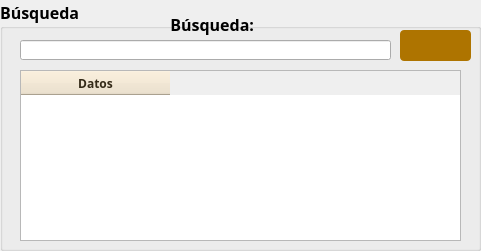
        <widget class="QGroupBox" name="mGroupBox_27">
         <property name="geometry">
          <rect>
           <x>0</x>
           <y>960</y>
           <width>481</width>
           <height>251</height>
          </rect>
         </property>
         <property name="font">
          <font>
           <family>Century Gothic</family>
           <pointsize>12</pointsize>
           <weight>75</weight>
           <bold>true</bold>
          </font>
         </property>
         <property name="title">
          <string>Búsqueda</string>
         </property>
         <property name="alignment">
          <set>Qt::AlignLeading|Qt::AlignLeft|Qt::AlignTop</set>
         </property>
         <property name="flat">
          <bool>false</bool>
         </property>
         <property name="checkable">
          <bool>false</bool>
         </property>
         <widget class="QLabel" name="label_89">
          <property name="geometry">
           <rect>
            <x>102</x>
            <y>10</y>
            <width>152</width>
            <height>30</height>
           </rect>
          </property>
          <property name="font">
           <font>
            <family>Century Gothic</family>
            <pointsize>12</pointsize>
            <weight>75</weight>
            <bold>true</bold>
           </font>
          </property>
          <property name="text">
           <string>&lt;html&gt;&lt;head/&gt;&lt;body&gt;&lt;p align=&quot;right&quot;&gt;Búsqueda:&lt;/p&gt;&lt;/body&gt;&lt;/html&gt;</string>
          </property>
         </widget>
         <widget class="QLineEdit" name="leBusqueda_2">
          <property name="geometry">
           <rect>
            <x>20</x>
            <y>40</y>
            <width>371</width>
            <height>20</height>
           </rect>
          </property>
          <property name="font">
           <font>
            <family>Century Gothic</family>
            <pointsize>12</pointsize>
            <weight>75</weight>
            <bold>true</bold>
           </font>
          </property>
         </widget>
         <widget class="QTableWidget" name="twOperaciones_5">
          <property name="geometry">
           <rect>
            <x>20</x>
            <y>70</y>
            <width>441</width>
            <height>171</height>
           </rect>
          </property>
          <property name="font">
           <font>
            <family>Century Gothic</family>
           </font>
          </property>
          <property name="styleSheet">
           <string notr="true">QHeaderView::section
{
background-color: rgb(238,225,200);
color : rgb(52, 42, 24 );
text-align: right;
font-size:12px;
height:24px
}</string>
          </property>
          <attribute name="horizontalHeaderDefaultSectionSize">
           <number>149</number>
          </attribute>
          <column>
           <property name="text">
            <string>Datos</string>
           </property>
          </column>
         </widget>
         <widget class="QPushButton" name="btnBrowse_6">
          <property name="geometry">
           <rect>
            <x>400</x>
            <y>30</y>
            <width>71</width>
            <height>31</height>
           </rect>
          </property>
          <property name="font">
           <font>
            <family>Century Gothic</family>
            <pointsize>10</pointsize>
            <weight>75</weight>
            <bold>true</bold>
           </font>
          </property>
          <property name="styleSheet">
           <string notr="true">QPushButton{
background : rgb(174, 116, 0);
color : rgb(255, 255, 255);
border-radius : 4px;
}
QPushButton::hover{
background : rgb(104, 69, 13);
color : rgb(255, 255, 255);
border-radius : 4px;
}
QPushButton:disabled {
background: rgb(217, 217, 217)
}</string>
          </property>
          <property name="text">
           <string/>
          </property>
          <property name="iconSize">
           <size>
            <width>30</width>
            <height>30</height>
           </size>
          </property>
         </widget>
        </widget>
